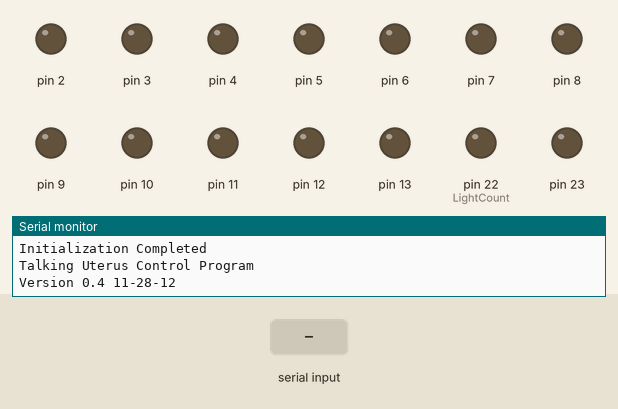
A sketch run on a simulated Arduino Mega 2560, built with avr-gcc and run on an emulated ATmega2560. Shown: output pins drawn as LEDs (lit = HIGH), the last lines printed to the serial monitor. Dashed ring = blinking. The test bench sets the inputs (shaded band).

Above: at 1.3 s.
1.4 s: "30,150\n" received over Serial
At 1.52 s:
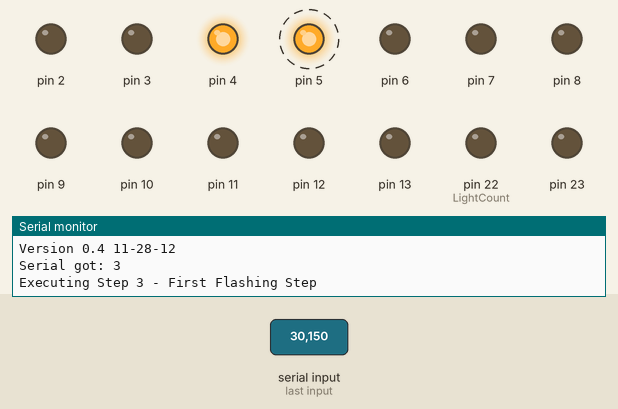
4.4 s: "90,45\n" received over Serial
At 7.28 s:
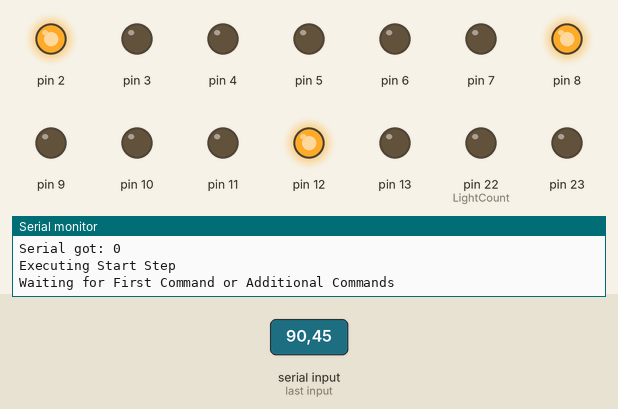
7.4 s: "2\n" received over Serial
At 7.9 s:
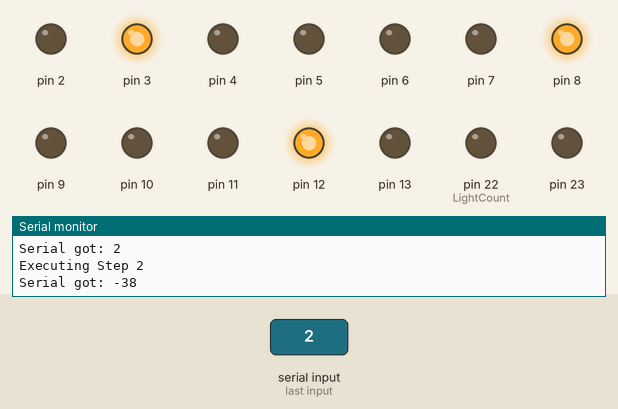
8.9 s: "1\n" received over Serial
At 9.2 s:
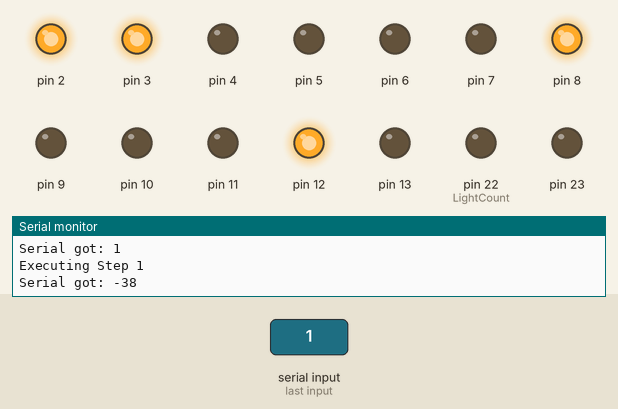
10.4 s: "3\n" received over Serial
At 10.52 s:
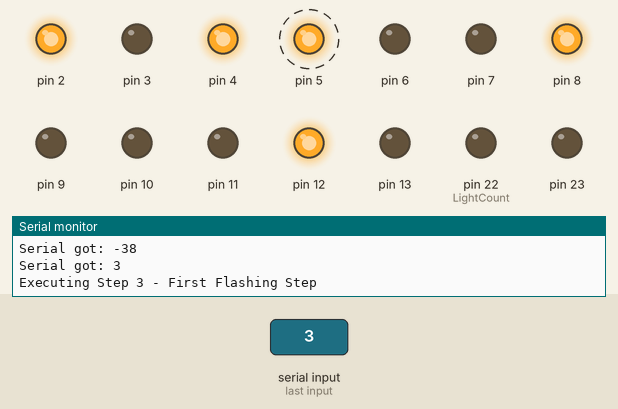
13.4 s: "4\n" received over Serial
At 16.7 s:
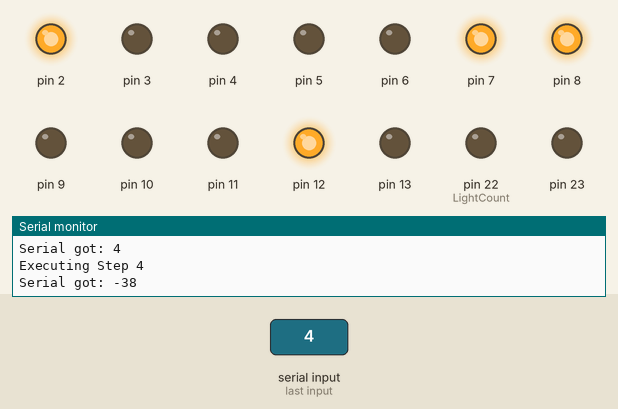
Timing chart, 0 to 17.4 s (numbered marks = the images above; inputs shaded):
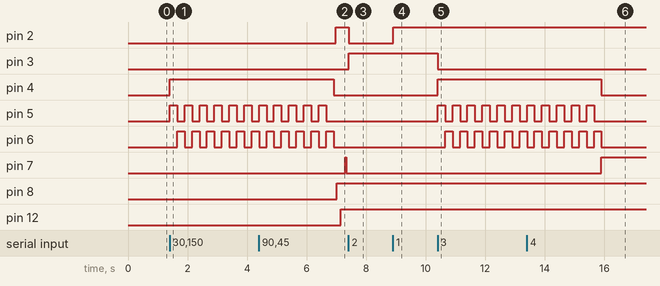

Measured:
- after the input at 1.4 s, pin 4: LOW → HIGH at once; pin 5: alternates HIGH for 0.25 s and LOW for 0.25 s, starting at once; pin 6: alternates HIGH for 0.25 s and LOW for 0.25 s, starting after 0.25 s
- after the input at 4.4 s, pin 7: LOW → HIGH after 2.9 s, → LOW 0.03 s later; pin 12: LOW → HIGH after 2.8 s
- after the input at 7.4 s, pin 2: HIGH → LOW at once; pin 3: LOW → HIGH at once
- after the input at 8.9 s, pin 2: LOW → HIGH at once
- after the input at 10.4 s, pin 3: HIGH → LOW at once; pin 4: LOW → HIGH at once; pin 5: alternates HIGH for 0.25 s and LOW for 0.25 s, starting at once; pin 6: alternates HIGH for 0.25 s and LOW for 0.25 s, starting after 0.25 s
- after the input at 13.4 s, pin 7: LOW → HIGH after 2.5 s

The sketch:

TalkingUterus.ino
```cpp
#define null 0 //for some reason, null was not defined originally and would throw an error without this statement.

/*Talking Uterus Arduino Control Program
Written by Chris Hilgenberg for the Ruth Lilly Health Education Center
Current Version 0.4*/

/*Version Notes:

v0.1: -Program Officially titled 'Talking Uterus Project' (previously a serial test program using case structures)
- Added Serial.write to playback version number
- Fixed possible issue with only checking the serial line only once a cycle. If it hangs (delays too long), it will be removed and tested with the old version.
- Full pin number initialization added
- Dummy pin numbers added until current/voltage is taken into account.

v0.2: -Break lines added in each case structure if-statement check to speed up process of each case so it doesn't spend time checking each conditional if the result hasn't changed.
-First draft of full steps used.

v0.3: A second version of the original program has modified:
- Some redundancy with checking for same step within step has been removed.
- Serial line with steps is in the process of being modified.
- The line that turns off the light at the end of a step has been added as well to the beginning of the next step to make sure nothing is left on accidently between steps due to transmission/logic issues.

v0.4:
- Delay is split up in half due to execution speed of the Loop() function after successful test of hardware boards.
-This version has been simplified a bit with the off execution of a light happening at the very beginning of the next cycle.
*/


void setup()
{
  /*Initialize SerialPort*/
  Serial.begin(9600);

  /*Initialize I/O*/

  int OutputPinUpper;
  int OutputPinLower;

  for(OutputPinLower = 2; OutputPinLower <14; OutputPinLower++) //Digitial I/O Pins 2-13 (PVM) used
  {
    pinMode(OutputPinLower, OUTPUT);
    Serial.println(OutputPinLower);
  }
  for(OutputPinUpper = 22; OutputPinUpper <54; OutputPinUpper++) //Digital I/O Pins 22-53 used. 42 (Lower = 11, Upper 31) total pins declared.
  {
    pinMode(OutputPinUpper, OUTPUT);
    Serial.println(OutputPinUpper); //Checking to see if pins are initialized. Also, for some reason str + variable + str concactination doesn't work here as Arduino throws an error.
  }
  Serial.println("Initialization Completed");
  Serial.println("Talking Uterus Control Program");
  Serial.println("Version 0.4 11-28-12");
}


void loop()
{
  int steps;
  if(steps == null) // checks for null, possibly garbage
  {
    steps = 0;
  }
  while (Serial.available()==0) {
    delay(10); // wait until there's something interesting to do
  }

  if (Serial.available() > 0)
  {
    int inRecieved = Serial.read(); //Read value off of serial buffer.
    steps = inRecieved - '0';  // convert ASCII character to integer.
    Serial.print("Serial got: ");
    Serial.print(steps, DEC);
    Serial.println("");
  }

  switch (steps)
  {
    case 0:
    {
        Serial.println("Executing Start Step");
        //Waits in step for main sequence to start
        Serial.println("Waiting for First Command or Additional Commands");
        break;
    }
      //Used No Pins

    case 1:
      {
        Serial.println("Executing Step 1");
        //First Light Turns on Around 20s in main sequence
        digitalWrite(2, HIGH); //These pins will change depending on final configuration of pins for sourcing current
       break;
      }

      //Used 1 Pin

    case 2:
      {
        Serial.println("Executing Step 2");
        digitalWrite(2, LOW);
        digitalWrite(3, HIGH);
        break;
      }
      //Used 1 Pin

    case 3:
    {
        int FirstFlash;
        Serial.println("Executing Step 3 - First Flashing Step");
        digitalWrite(4, HIGH);
        digitalWrite(3, LOW);
        for(FirstFlash = 0; FirstFlash <11; FirstFlash++) //Creation of the non-documented flashing sequence. It appearts to flash back and forth for 5 seconds and it appears the flashes might be a half-second delay between them
        {
          digitalWrite(5, HIGH);
          digitalWrite(6, LOW);
          delay(250);           //Pin numbers bound to change as any flashing might need to be put on separate powered pins.
          digitalWrite(6, HIGH);
          digitalWrite(5, LOW);
          delay(250);
        }
        digitalWrite(5, LOW); //Reset those pins so they stay off after the toggle.
        digitalWrite(6, LOW);
        digitalWrite(4, LOW);
        break;
    }
        //Used 4 Pins
    case 4:
    {
        Serial.println("Executing Step 4");
        digitalWrite(7, HIGH);
        break;
    }
         //Used 1 Pin

    case 5:
    {
        Serial.println("Executing Step 5");
        digitalWrite(7, LOW);
        digitalWrite(8, HIGH);
        break;
    }
          //Used 1 Pin

     case 6:
     {
          Serial.println("Executing Step 6");
          digitalWrite(8, LOW);
          digitalWrite(9, HIGH);
          break;
     }
          //Used 1 Pin

     case 7:
     {
         Serial.println("Executing Step 7");
         digitalWrite(9, LOW);
         digitalWrite(10, HIGH);
         break;
     }
         //User 1 pin
    case 8:
    {
        Serial.println("Executing Step 8");
        digitalWrite(10, LOW);
        digitalWrite(11, HIGH);
        break;
    }
         //Used 1 Pin

    case 9:
    {
        Serial.println("Executing Step 9");
        digitalWrite(11, LOW);
        digitalWrite(12, HIGH);
        break;
    }

        //Used 1 Pin

     case 10: //This is the first major loop.
      {
          digitalWrite(12, LOW);
          int SecondFlash;
          int LightCount;
          Serial.println("Executing Step 10 - Second Flash Sequence in Stepper Fashion");
          for(SecondFlash = 0; SecondFlash < 5; SecondFlash++) //First for statement is for Count number in original XML code for 4 repeats
          {
            LightCount = 22; //Resets count for each main loop
            while (LightCount < 30) //I believe at least 8 lights are tied to this sequence. I will have the steps run again before teardown/installation to confirm this.
            {
              digitalWrite(LightCount,HIGH);
              delay(350); //Seconds delay based on XML code of .7 seconds.
              digitalWrite(LightCount,LOW);
              delay(350);
              LightCount++;
            }
          }
          Serial.println("Finished Step 10 - Second Flash Sequence in Stepper Fashion");
          break;
      }
         //Used 9 Pins

      case 11:
      {
          Serial.println("Executing Step 11");
          digitalWrite(30, HIGH);
         break;
      }
         //Used 1 Pin

     /*Up until now, the timing for the triggering of the next step would be determined by the Mac sending commands to the Arduino. To save
     time and room in this case structure, the next few cases have recreated the last two 'toggles' which only turn off and on lights with a .54 second delay
     in between them. */
      case 12:
       {
          int CountStep;
          int LightCount1 = 31;
          Serial.println("Executing Step 12");
          for(CountStep = 0; CountStep <10; CountStep++)
          {
            digitalWrite(LightCount1, HIGH);
            delay(270);
            digitalWrite(LightCount1, LOW);
            delay(270);
            LightCount1++;
          }
         break;
       }
         //Used 9 Pins
     case 13:
       {
          int CountStep;
          int LightCount2 = 40;
          Serial.println("Executing Step 13");
          for(CountStep = 0; CountStep < 6; CountStep++) //The Last Delay call with 5 lights switched on at 0.54s intervals
          {
            digitalWrite(LightCount2 , HIGH);
            delay(270);
            digitalWrite(LightCount2, LOW);
            delay(270);
            LightCount2++;
          }
          break;
        }

      case 14:
         { /*This step is a 'dummy' end step for the final part of the program. The very beginning and end turn on the big fluorescent bulbs to light up the whole display, but they are currently outside of the limitiations of the Arduino and running hardware to power alone.
         This is a spot where commuincation is needed with the left over circuit for turning on the bulbs.*/
         steps = 0;
         Serial.println("Executing Step 14");
         break;
         }
    default:
      break;
  }
}
```
